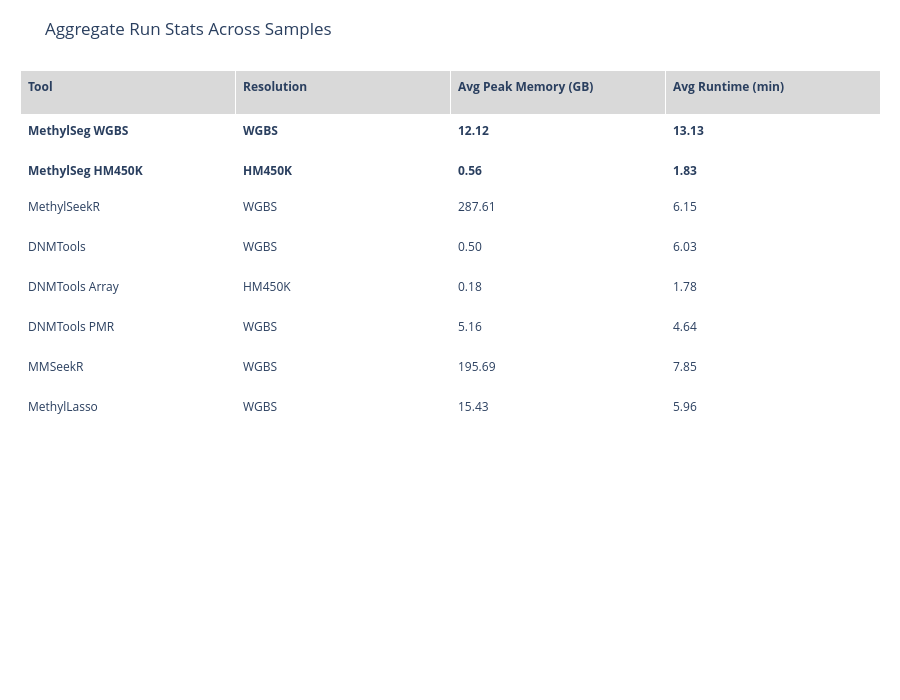

Here is the notebook cell this chart was saved with:
### Code cell
run_stats_df = get_run_stats_df().copy()
run_stats_df["tool_normalized"] = run_stats_df["tool_name"].map(normalize_run_tool_name)
run_stats_df["mem_peak_gb"] = pd.to_numeric(run_stats_df["mem_peak_mb"], errors="coerce") / 1024.0
run_stats_df["runtime_min"] = pd.to_numeric(run_stats_df["runtime_sec"], errors="coerce") / 60.0
run_stats_df = apply_tool_order(run_stats_df)
run_stats_df = add_tool_labels(run_stats_df)

run_stats_summary_df = (
    run_stats_df.groupby("tool_normalized", observed=True)
    .agg(
        n_samples=("sample_id", "nunique"),
        avg_mem_peak_gb=("mem_peak_gb", "mean"),
        avg_runtime_min=("runtime_min", "mean"),
    )
    .reset_index()
)
run_stats_summary_df["Resolution"] = run_stats_summary_df["tool_normalized"].map(RESOLUTION_MAP)
run_stats_summary_df["Tool"] = run_stats_summary_df["tool_normalized"].map(TOOL_LABELS)
run_stats_summary_df = run_stats_summary_df[[
    "Tool",
    "Resolution",
    "avg_mem_peak_gb",
    "avg_runtime_min",
]].rename(columns={
    "avg_mem_peak_gb": "Avg Peak Memory (GB)",
    "avg_runtime_min": "Avg Runtime (min)",
})
run_stats_summary_df = run_stats_summary_df.round({
    "Avg Peak Memory (GB)": 2,
    "Avg Runtime (min)": 2,
})

run_stats_summary_fig = plot_summary_table(
    run_stats_summary_df,
    "Aggregate Run Stats Across Samples",
)
run_stats_summary_fig

### Figure 1 — Plotly figure (JSON) as saved in the notebook; plotly's stock layout.template omitted (floating-point values rounded to 4 significant figures)
{"data": [{"cells": {"align": "left", "fill": {"color": "#FFFFFF"}, "font": {"size": 12}, "height": 40, "values": [["<b>MethylSeg WGBS</b>", "<b>MethylSeg HM450K</b>", "MethylSeekR", "DNMTools", "DNMTools Array", "DNMTools PMR", "MMSeekR", "MethylLasso"], ["<b>WGBS</b>", "<b>HM450K</b>", "WGBS", "WGBS", "HM450K", "WGBS", "WGBS", "WGBS"], ["<b>12.12</b>", "<b>0.56</b>", "287.61", "0.50", "0.18", "5.16", "195.69", "15.43"], ["<b>13.13</b>", "<b>1.83</b>", "6.15", "6.03", "1.78", "4.64", "7.85", "5.96"]]}, "header": {"align": "left", "fill": {"color": "#D9D9D9"}, "font": {"size": 12}, "height": 44, "values": ["<b>Tool</b>", "<b>Resolution</b>", "<b>Avg Peak Memory (GB)</b>", "<b>Avg Runtime (min)</b>"]}, "type": "table"}], "layout": {"height": 700, "margin": {"b": 30, "l": 20, "r": 20, "t": 70}, "title": {"text": "Aggregate Run Stats Across Samples"}}}
